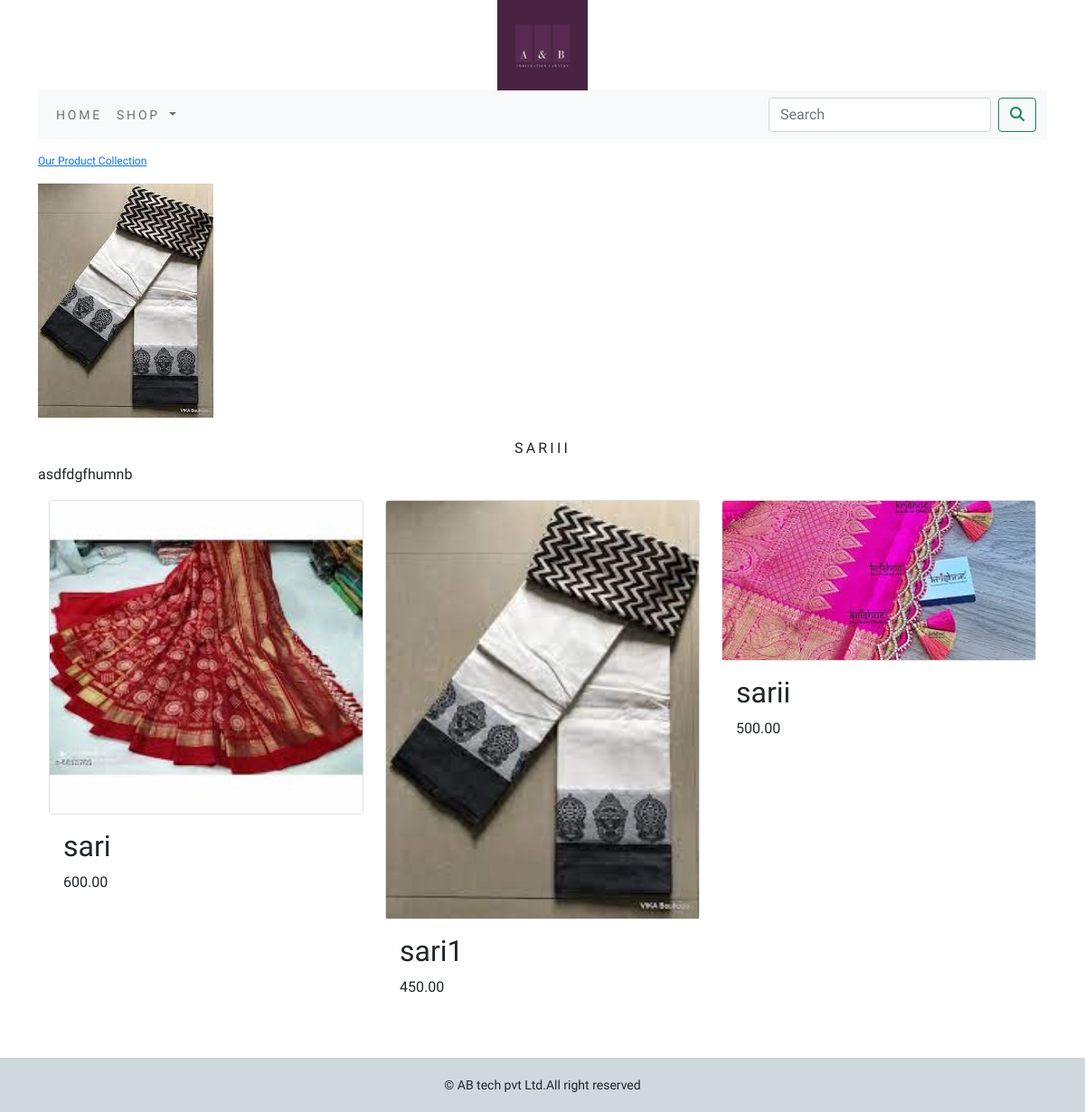
Page /shop/sariii/ on the committed database.
### shop/models.py (models this page shows, shortened)
class Category(models.Model):
    name=models.CharField(max_length=250,unique=True)
    slug=models.SlugField(max_length=250,unique=True)
    description=models.TextField(blank=True)
    img=models.ImageField(upload_to='category',blank=True)
    class Meta:
        ordering=('name',)
        verbose_name='category'
        verbose_name_plural='categories'
    def get_url(self):
        return reverse('shop:product_by_category',args=[self.slug])

class Product(models.Model):
    name = models.CharField(max_length=250, unique=True)
    slug = models.SlugField(max_length=250, unique=True)
    description = models.TextField(blank=True)
    price=models.DecimalField(max_digits=10,decimal_places=2)
    category=models.ForeignKey(Category,on_delete=models.CASCADE)
    img=models.ImageField(upload_to='product',blank=True)
    stock=models.IntegerField()
    available=models.BooleanField(default=True)
    created=models.DateTimeField(auto_now_add=True)
    updated=models.DateTimeField(auto_now=True)
    def get_url(self):
        return reverse('shop:prodCatdetail',args=[self.category.slug,self.slug])
    class Meta:
        ordering=('name',)
        verbose_name='product'
        verbose_name_plural='products'

### shop/views.py (the view)
# urls.py: path('',views.allProdCat,name='allProdCat'),
def allProdCat(request,c_slug=None):
    c_page = None
    products_list = None
    if c_slug!= None:
        c_page=get_object_or_404(Category,slug=c_slug)
        products_list=Product.objects.all().filter(category=c_page,available=True)
    else:
        products_list=Product.objects.all().filter(available=True)
    paginator=Paginator(products_list,6)
    try:
        page=int(request.GET.get('page','1'))
    except:
        page=1
    try:
        products=paginator.page(page)
    except (EmptyPage,InvalidPage):
        products=paginator.page(paginator.num_pages)
    return render(request,"category.html",{'category':c_page,'products':products})

### cart/context_processors.py (called while the page is built)
def counter(request):
    item_count=0
    if 'admin' in request.path:
        return {}
    else:
        try:
            cart=Cart.objects.filter(cart_id=_cart_id(request))
            cart_items=CartItem.objects.all().filter(cart=cart[:1])
            for cart_item in cart_items:
                item_count += cart_item.quantity
        except Cart.DoesNotExists:
            item_count=0
    return dict(item_count=item_count)

### cart/views.py (called while the page is built)
def _cart_id(request):
    cart=request.session.session_key
    if not cart:
        cart = request.session.create()
    return cart

### shop/context_processors.py (called while the page is built)
def menu_links(request):
    links = Category.objects.all()
    return dict(links=links)

### templates/category.html (shortened to what this page needs)
{% extends 'base.html' %}
{% load static %}
{% block content %}
    {% if category %}
        <div class="row my_row_class">
          <div class="mx_auto">
              <p><a href="{% url 'shop:allProdCat' %}">Our Product Collection</a> </p>
          </div>
        </div>
    {% endif %}
    <div class="mx_auto">
        {% if category %}
            <img class="my_image" src="{{category.img.url}}" alt="{{category.name}}">
    </div>
    <br>
    <div>
        <h1 class="text-center my_title">{{category.name}}</h1>
        <p class="text-justify">{{category.description}}</p>
    </div>
    {% endif %}
    <div class="container">
        <div class="row mx_auto">
            {% for product in products.object_list %}
            <div class="my_bottom_margin col-9  col-sm-12  col-md-4  xol-lg-4">
                <div class="card text-center" style="min-width:18rem;">
                    <a href="{{product.get_url}}"><img class="card-img-top my_image" src="{{product.img.url}}" alt='image'></a>
                </div>
                <div class="card-body">
                    <h2>{{product.name}}</h2>
                    <p>{{product.price}}</p>
                </div>
            </div>
            {% endfor %}
        </div>
        <br>
    </div>
{% endblock %}

### static/css/custome.css (style rules this page uses)
body { font-family: 'Uchen', serif; }
.my_row_class { padding-top: 15px; color: red; }
.my_row_class .mx_auto { color: red; font-size: 12px; }
.my_title { font-size:16px; text-transform:uppercase; letter-spacing: .2em; }
.my_bottom_margin { margin-bottom: 10px; }

### rows in the picture
Category: img (picture), name "SARIII", description "asdfdgfhumnb"
Product: img (picture), name "sari", price "600.00"
Product: img (picture), name "sari1", price "450.00"
Product: img (picture), name "sarii", price "500.00"
